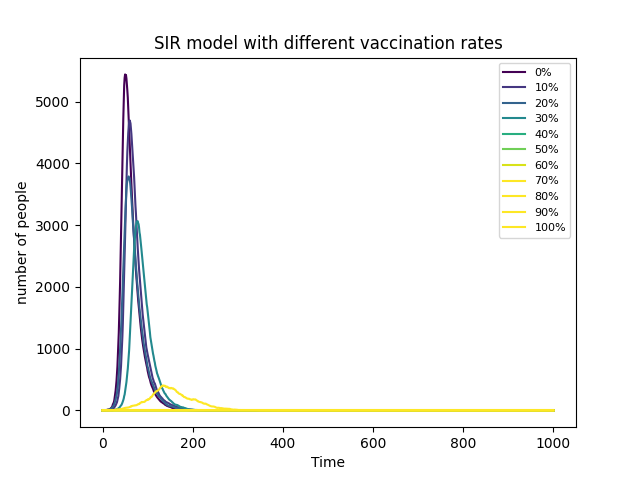

This figure's Python source:
import numpy as np
import matplotlib.pyplot as plt
from matplotlib import cm
#initialize
population=10000
percentage=[i for i in range(0,101,10)]
beta=0.3
gamma=0.05
time=1000
color=["green","blue","red","pink","cyan","grey","yellow","orange","purple","black","brown"]
time_array=np.array(range(0,time+1))
#loops for range(0,101,10)
#Create lists to store results
for i in percentage:
    I=1
    R=0
    i_index=percentage.index(i)
    I_list=[I]
    R_list=[R]
    V=population*i/100
    S=population-1-V
    S_list=[S]
    #loops for range(0,time)
    #Compute infection probability
    #Determine new infections
    #Determine new recoveries
    #Update S, I, R values and store them in list
    for _ in range(0,time):
        if I==0:
            S_list.append(S)
            I_list.append(I)
            R_list.append(R)
            continue
        elif V==population:
            S_list.append(S)
            I_list.append(I)
            R_list.append(R)
            continue
        i_prob=beta*I/population
        new_I=sum(np.random.choice(range(2),int(S),p=[1-i_prob,i_prob]))
        new_R=sum(np.random.choice(range(2),int(I),p=[1-gamma,gamma]))
        S-=new_I
        R+=new_R
        I+=new_I-new_R
        S_list.append(S)
        I_list.append(I)
        R_list.append(R)
    line=plt.plot(time_array,I_list,color=cm.viridis(i*4),label=f"{percentage[i_index]}%")
##plot the figure
plt.xlabel("Time")
plt.ylabel("number of people")
plt.title("SIR model with different vaccination rates")
plt.legend(loc=1,fontsize=8)
plt.savefig ("SIR_vaccination.png")
plt.show()
